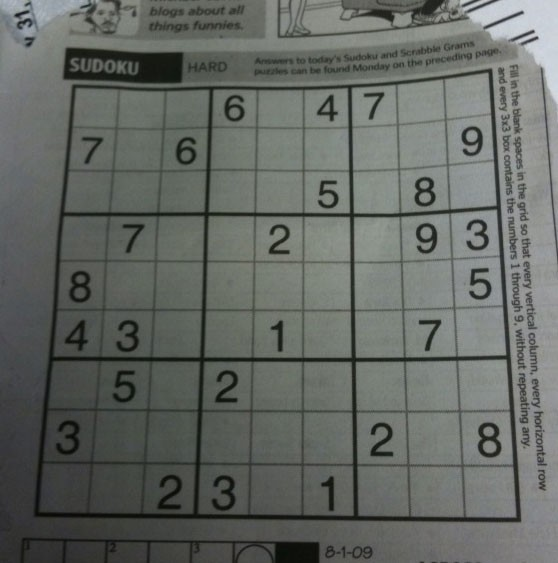
#> input picture images/sudoku.jpg, 558 x 563 px
$ python 8_perspective.py
#> lines starting #> are read from the running program, lines starting #| are printed output that depends on the picture
import numpy as np
import cv2

img1 = cv2.imread("../images/sudoku.jpg", -1)
#> img1 is the input picture: shape (563, 558, 3); mean B, G, R 99.5, 104.1, 100

nr, nc = img1.shape[:2]
#> nr = 563; nc = 558
pts1 = np.float32([[70, 79], [495, 66], [34, 514], [521, 520]])
pts2 = np.float32([[10, 10], [490, 10], [10, 490], [490, 490]])
T = cv2.getPerspectiveTransform(pts1, pts2)
img2 = cv2.warpPerspective(img1, T, (500, 500))
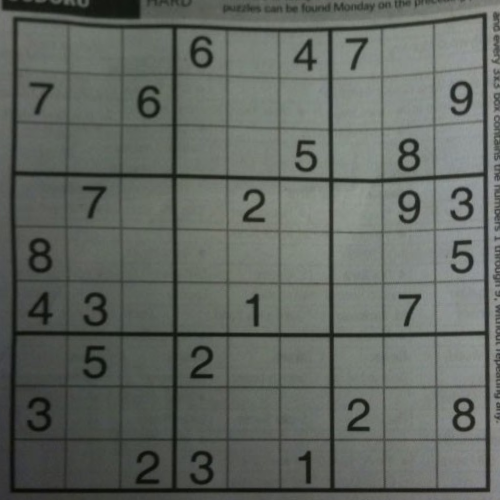
#> img2: shape (500, 500, 3); mean B, G, R 97.1, 102.9, 97.9

cv2.imshow("Original Image", img1)
cv2.imshow("Perspective Transform", img2)
cv2.waitKey(0)

$ run again, with images/aero1.jpg copied over images/sudoku.jpg
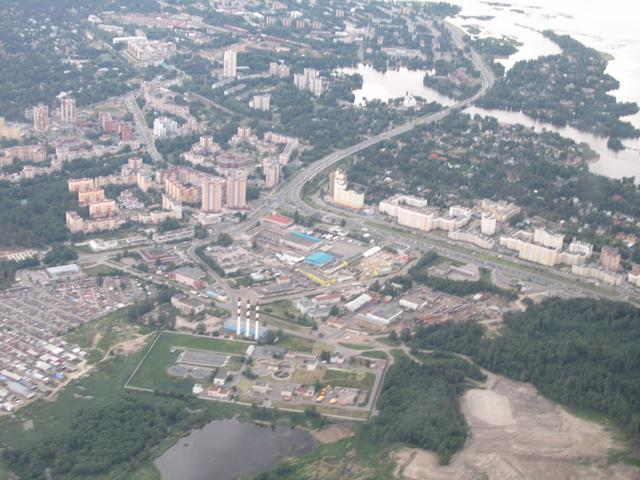
#> input picture images/aero1.jpg, 640 x 480 px
#> img1 is the input picture: shape (480, 640, 3); mean B, G, R 153.6, 150.4, 147.6
#> `img2 = cv2.warpPerspective(img1, T, (500, 500))`:
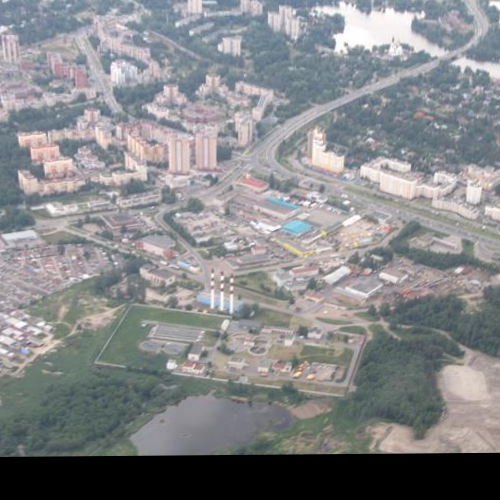
#> img2: shape (500, 500, 3); mean B, G, R 137.9, 135.9, 134.6
